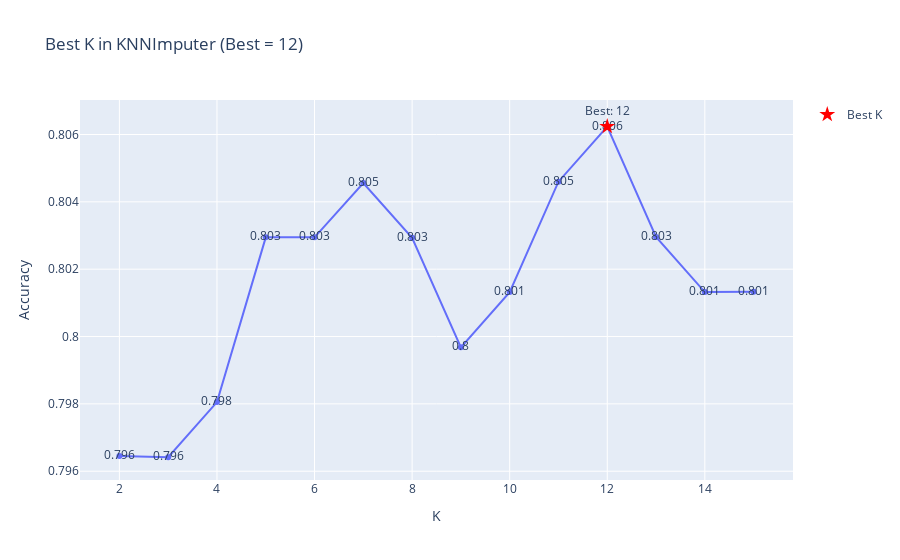

Here is the notebook cell this chart was saved with:
### Code cell
df_score = pd.DataFrame({'K': list(k_values), 'Accuracy': mean_scores})

fig = px.line(df_score, x='K', y='Accuracy', markers=True,
            title=f'Best K in KNNImputer (Best = {best_k})',
            text=df_score['Accuracy'].round(3))

fig.add_scatter(
    x=[best_k],
    y=[max(mean_scores)],
    mode='markers+text',
    name='Best K',
    text=[f'Best: {best_k}'],
    textposition='top center',
    marker=dict(size=12, color='red', symbol='star')
)

fig.show()

### Figure 1 — Plotly figure (JSON) as saved in the notebook; plotly's stock layout.template omitted (floating-point values rounded to 4 significant figures)
{"data": [{"hovertemplate": "K=%{x}<br>Accuracy=%{y}<br>text=%{text}<extra></extra>", "legendgroup": "", "line": {"color": "#636efa", "dash": "solid"}, "marker": {"symbol": "circle"}, "mode": "lines+markers+text", "name": "", "orientation": "v", "showlegend": false, "text": [0.796, 0.796, 0.798, 0.803, 0.803, 0.805, 0.803, 0.8, 0.801, 0.805, 0.806, 0.803, 0.801, 0.801], "type": "scatter", "x": [2, 3, 4, 5, 6, 7, 8, 9, 10, 11, 12, 13, 14, 15], "xaxis": "x", "y": [0.7965, 0.7964, 0.7981, 0.8029, 0.8029, 0.8046, 0.8029, 0.7997, 0.8013, 0.8046, 0.8062, 0.803, 0.8013, 0.8013], "yaxis": "y"}, {"marker": {"color": "red", "size": 12, "symbol": "star"}, "mode": "markers+text", "name": "Best K", "text": ["Best: 12"], "textposition": "top center", "type": "scatter", "x": [12], "y": [0.8062]}], "layout": {"legend": {"tracegroupgap": 0}, "title": {"text": "Best K in KNNImputer (Best = 12)"}, "xaxis": {"anchor": "y", "domain": [0, 1], "title": {"text": "K"}}, "yaxis": {"anchor": "x", "domain": [0, 1], "title": {"text": "Accuracy"}}}}
